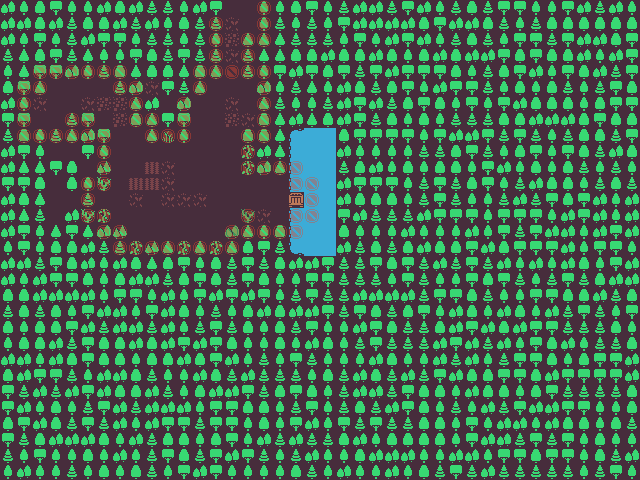

The image is a tile-based game level rendered from a .tmx file. Its description and source (layers, tilesets, objects; grid data summarised) follow:
An orthogonal 40x30 tile map with 16x16 px tiles, 3 tile layers (background, foreground, collision), 2 tilesets and 11 objects (3x carrot_plant, farmer, player, empty_water, water, ...).

<map version="1.10" tiledversion="1.10.1" orientation="orthogonal" renderorder="right-down" width="40" height="30" tilewidth="16" tileheight="16" infinite="0" nextlayerid="7" nextobjectid="56">
 <editorsettings>
  <export target="world.tmj" format="json" />
 </editorsettings>
 <tileset firstgid="1" name="colored_packed" tilewidth="16" tileheight="16" tilecount="1078" columns="49">
  <image source="colored_packed.png" width="784" height="352" />
 </tileset>
 <tileset firstgid="1079" name="colored-transparent_packed" tilewidth="16" tileheight="16" tilecount="1078" columns="49" backgroundcolor="#b3432e3b">
  <image source="colored-transparent_packed.png" width="784" height="352" />
 </tileset>
 <layer id="1" name="background" width="40" height="30">
  <data>[1200 cells, 1200 non-empty, 18 distinct tile ids]</data>
 </layer>
 <layer id="6" name="foreground" width="40" height="30">
  <data>[1200 cells, 1 non-empty, 1 distinct tile ids]</data>
 </layer>
 <layer id="3" name="collision" width="40" height="30" opacity="0.41">
  <data>[1200 cells, 80 non-empty, 2 distinct tile ids]</data>
 </layer>
 <objectgroup id="5" name="entities">
  <object id="17" name="farmer" gid="1153" x="128" y="176" width="16" height="16" />
  <object id="19" name="player" gid="1489" x="208" y="224" width="16" height="16" />
  <object id="29" name="empty_water" gid="1658" x="32" y="112" width="16" height="16" />
  <object id="32" name="water" gid="2147485308" x="272" y="208" width="16" height="16">
   <properties>
    <property name="hidden" type="bool" value="true" />
   </properties>
  </object>
  <object id="42" name="swap_pickup" x="264.831" y="166.043" width="44.2442" height="66.7456">
   <properties>
    <property name="in" value="empty_water" />
    <property name="out" value="water" />
   </properties>
  </object>
  <object id="50" name="carrot_plant" gid="1386" x="128" y="192" width="16" height="16">
   <properties>
    <property name="hidden" type="bool" value="true" />
   </properties>
  </object>
  <object id="51" name="carrot_plant" gid="1386" x="144" y="192" width="16" height="16">
   <properties>
    <property name="hidden" type="bool" value="true" />
   </properties>
  </object>
  <object id="52" name="carrot_plant" gid="1386" x="144" y="176" width="16" height="16">
   <properties>
    <property name="hidden" type="bool" value="true" />
   </properties>
  </object>
  <object id="53" name="carrot_trigger" x="120.779" y="149.328" width="55.525" height="59.7852" />
  <object id="54" name="carrot" gid="2093" x="144.667" y="188.667" width="16" height="16">
   <properties>
    <property name="hidden" type="bool" value="true" />
   </properties>
  </object>
  <object id="55" name="horse" gid="1450" x="224" y="80" width="16" height="16" />
 </objectgroup>
</map>
